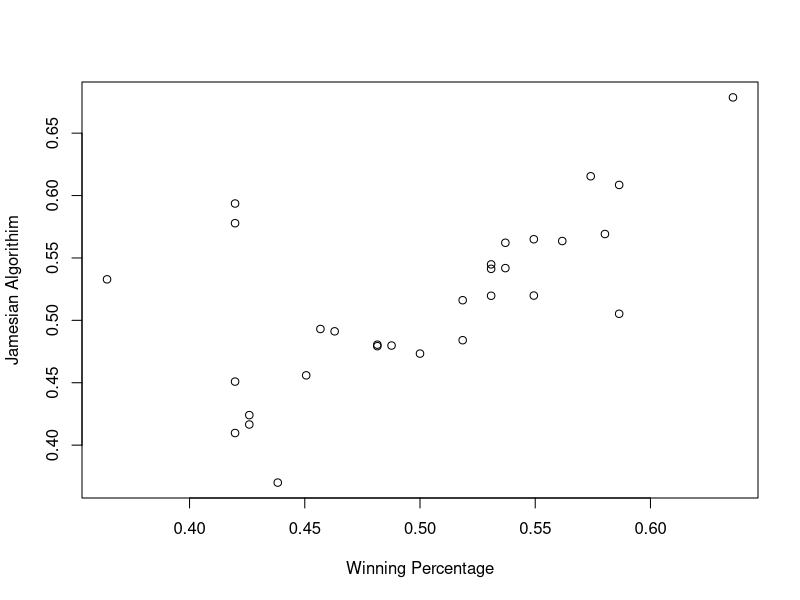

Write R code to recreate this figure. (Note: this script raises an error after producing the figure.)
wins <- c(103, 95, 95, 94, 93, 91, 89, 89, 87, 87, 86, 86, 86, 84, 84, 81, 79, 78, 78, 75, 74, 73, 71, 69, 69, 68, 68, 68, 68, 59)
losses <- 162 - wins
rs <- c(808, 765, 763, 777, 878, 725, 744, 759, 671, 715, 750, 779, 768, 680, 724, 675, 655, 729, 686, 845, 717, 671, 610, 752, 653, 649, 672, 686, 716, 722)
ra <- c(556, 757, 612, 676, 694, 638, 715, 666, 617, 631, 721, 712, 707, 702, 701, 712, 682, 758, 715, 860, 727, 733, 796, 890, 761, 779)
teams <- c("Cubs", "Rangers", "Nationals", "Indians", "Red Sox", "Dodgers", "Orioles", "Blue Jays", "Mets", "Giants", "Tigers", "Cardinals", "Mariners", "Yankees", "Astros", "Royals", "Marlins", "Pirates", "White Sox", "Rockies", "Angels", "Brewers", "Phillies", "Diamondbacks", "Athletics", "Braves", "Rays", "Padres", "Reds", "Twins")
winp <- wins / 162
james <- rs^2 / (rs^2 + ra^2)
plot(winp, james, xlab="Winning Percentage", ylab="Jamesian Algorithim")

data <- cbind(james, winp)
dataframe <- as.data.frame(data)
dataframe$teams <- rownames(dataframe)

ggplot(data = dataframe,
       aes(x=winp, y = james)) +
  #geom_point() +
  geom_smooth(method = "lm", se = F) +
  geom_text(aes(label = teams))


wp.resid <- winp - james
names(wp.resid) <- teams
sort(wp.resid)